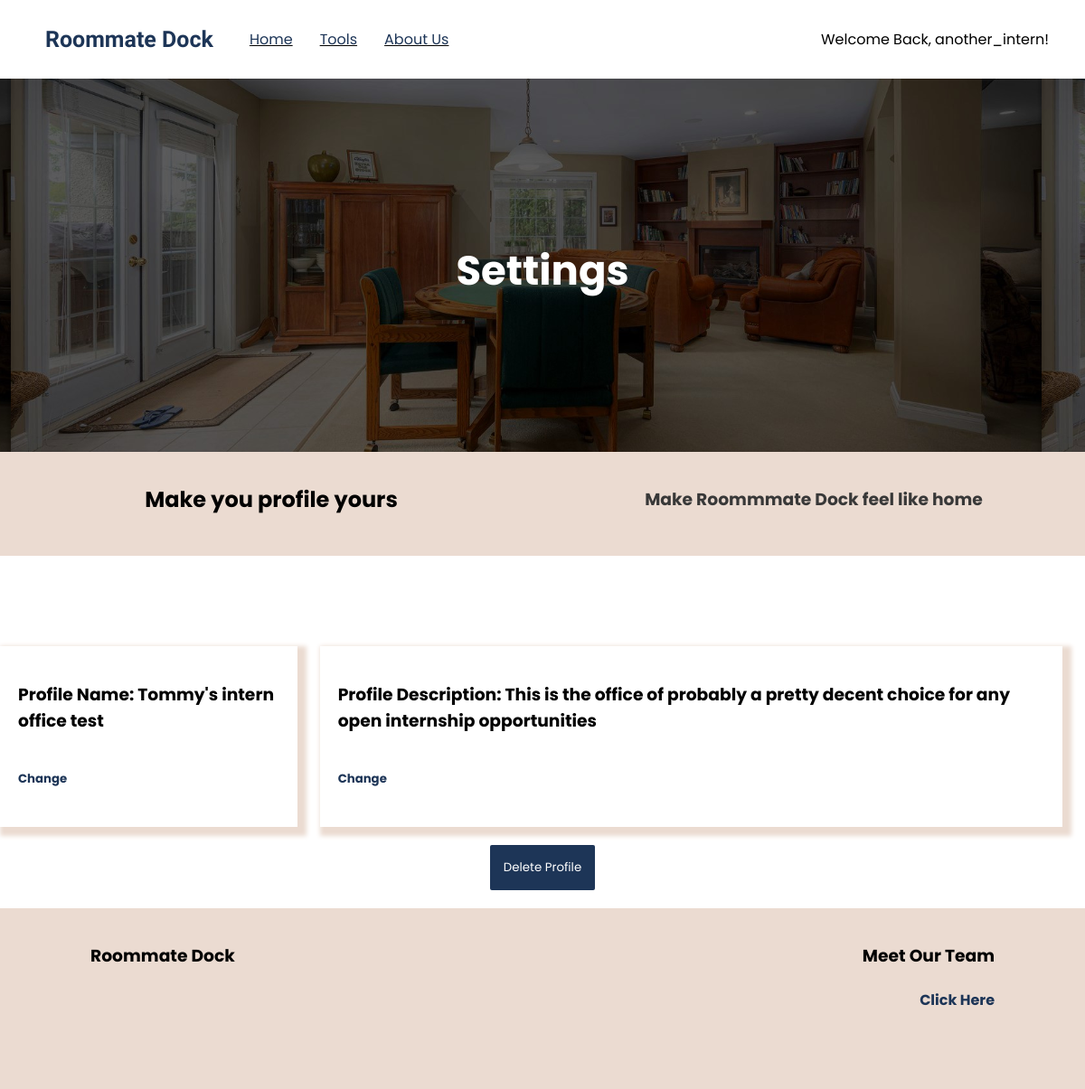
Screenshot of /rentsplit/setting/Tommy's intern office test (signed in) with the database file from the repository.
### rentsplit/models.py (models this page shows, shortened)
class ProfileAuth(models.Model):
    name = models.CharField(max_length=64, unique=True)
    rent = models.IntegerField(default=0)
    users = models.ManyToManyField(User, related_name='profile')
    description = models.CharField(max_length=120, null=True)

### rentsplit/views.py (the view, shortened to what this page needs)
# urls.py: path('setting/<str:profile_name>', views.profile_settings, name='profile-settings'),
def profile_settings(request, profile_name):
    profile = ProfileAuth.objects.get(name=profile_name)
    context ={
        'profile': profile,
    }
    return render(request, 'rentsplit/settings.html', context)

### rentsplit/templates/rentsplit/settings.html (shortened to what this page needs)
{% extends 'dock/layout-landing.html' %}
{% load static %}
{% block body %}
<div class="content-wrapper app-banner background-image-divider-main center">
    <h1 class='padding-top white-text main-text big-text'>Settings</h1>
</div>
<div class="banner next-to-eachother padding-top-small padding-bottom-small center">
    <div class="half-div center">
        <h2 class='main-text' style='text-align:center;'>Make you profile yours</h2>
    </div>
    <div class="half-div center">
        <h3 class='sub-text'>Make Roommmate Dock feel like home</h3>
    </div>
</div>
    <div class="center next-to-eachother mobile-fit-content">
        <div class="big-card margin-top margin-bottom stack-divs mobile-width margin-right">
            <h3 class='main-text'>Profile Name: {{profile.name}}</h3>
            <h5 class='link main-text' id='settings-change-name'>Change</h5>
        </div>
        <div class="big-card margin-top margin-bottom stack-divs mobile-width margin-right">
            <h3 class='main-text'>Profile Description: {{profile.description}}</h3>
            <h5 class='link main-text' id='settings-change-description'>Change</h5>
        </div>
    </div>
    <div class="center margin-bottom">
        <button class='main-button' id='delete-profile-button'>Delete Profile</button>
    </div>
{% endblock body %}

### dock/templates/dock/layout-landing.html (shortened to what this page needs)
<!DOCTYPE html>
<html lang="en">
<head>
    {% load static %}
    {% load compress %}
    <link rel="stylesheet" href="{% static 'css/styles.css' %}">
</head>
<body>
    <div class="nav-container">
        <div class="nav-contents">
            <div class="left-in-div">
                <a href="{% url 'index' %}"><h3 class='nav-brand padding-left-med'>Roommate Dock</h3></a>
            </div>
            <div class="nav-options-container">
                <ul class='nav-options'>
                    <li class='nav-option'><a href="{% url 'index' %}">Home</a></li>
                    <div class='tools-menu'>
                        <li class='nav-option hover-dropdown' id='hover-tools-dropdownid'><a href="{% url 'options' %}">Tools</a></li>
                        </div>
                        <li class='nav-option'><a href="http://tommy-pham.netlify.app/">About Us</a></li>
                    </ul>
            </div>
            {% if user.is_authenticated %}
            <div class="right-in-div nav-profile">
                <a href"#" class='hover-dropdown' id='hover-profile-dropdownid'>Welcome Back, {{ request.user }}!</a>
            </div>
                {% endif %}
            </div>
        </div>
    {% block body %}
    {% endblock body %}
    <footer class='footer banner'>
        <div class="padding-footer row">
            <div class="half-div">
                <h3 class='main-text text-align-start'>Roommate Dock</h3>
            </div>
            <div class="half-div">
                <h3 class='main-text text-align-end'>Meet Our Team</h3>
                <h4 class='sub-text text-align-end link'><a href="http://tommy-pham.netlify.app/" target='blank'>Click Here</a></h4>
            </div>
        </div>
    </footer>
</body>
</html>

### static/css/styles.css (style rules this page uses)
body { padding: 0; margin: 0; }
html { padding: 0; margin: 0; }
a:link { color: #1d3557; text-decoration: none; }
.link { transition: 0.3s; cursor: pointer; color: #1d3557; }
.main-text { font-family: Poppins; margin-left: 0; margin-right: 0; }
.big-text { font-size: 45px !important; }
.sub-text { font-family: Poppins; color: rgb(56, 56, 56); }
.white-text { color: white; }
.margin-bottom { margin-bottom: 20px; }
.margin-right { margin-right: 25px; }
.margin-top { margin-top: 50px; }
.main-button { background-color: #1d3557; color: white !important; padding: 15px; font-family: Poppins; width: fit-content; border-radius: 2px; transition: 0.3s; border: none; cursor: pointer; }
.big-card { padding: 20px; box-shadow: 5px 5px 5px 5px rgb(235, 219, 209); width: fit-content; }
.nav-container { height: 57px; display: flex; justify-content: center; width: 100%; position: fixed; top: 0; background-color: white; font-family: Poppins; padding-top: 15px; padding-bottom: 15px; z-index: 1; transition: 0.4s; }
.nav-brand { font-family: "Secular One"; font-size: 25px; margin-top: 0; margin-bottom: 0; color: #1d3557; transition: 0.5s; }
.nav-contents { display: flex; flex-direction: row; align-items: center; width: 100%; }
.nav-options { display: flex; flex-direction: row; list-style: none; }
.nav-option { margin-right: 30px; text-decoration: underline; transition: 0.4s; }
.right-in-div { display: flex; margin-left: auto; margin-right: 40px; }
.nav-profile { display: flex; flex-direction: column; position: relative; }
#hover-profile-dropdownid { transition: 0.4s; z-index: 1; }
.next-to-eachother { display: flex; flex-direction: row; align-items: center; justify-content: space-evenly; }
.tools-menu { position: relative; }
.padding-top { padding-top: 100px; }
.padding-top-small { padding-top: 25px; }
.padding-bottom-small { padding-bottom: 25px; }
.padding-top-small { padding-top: 15px; }
.banner { background-color: rgb(235, 219, 209); }
.row { display: flex; flex-direction: row; }
.padding-footer { padding-top: 20px; padding-left: 100px; padding-right: 100px; }
.text-align-start { text-align: start; }
.text-align-end { text-align: end; }
.footer { height: 200px; }
.stack-divs { display: flex; flex-direction: column; }
.padding-left-med { padding-left: 50px; }
.half-div { width: 50%; }
.big-text { margin: 0; }
.background-image-divider-main { background-image: url("../media/rent-divider.jpeg"); height: 500px; background-position: 20% 50%; background-size: 95%; }
.center { display: flex; justify-content: center; align-items: center; }

### rows the page displays
ProfileAuth: name "Tommy's intern office test", description "This is the office of probably a pretty decent choice for any open internship opportunities"

### other values shown
{{ request.user }} "another_intern"
